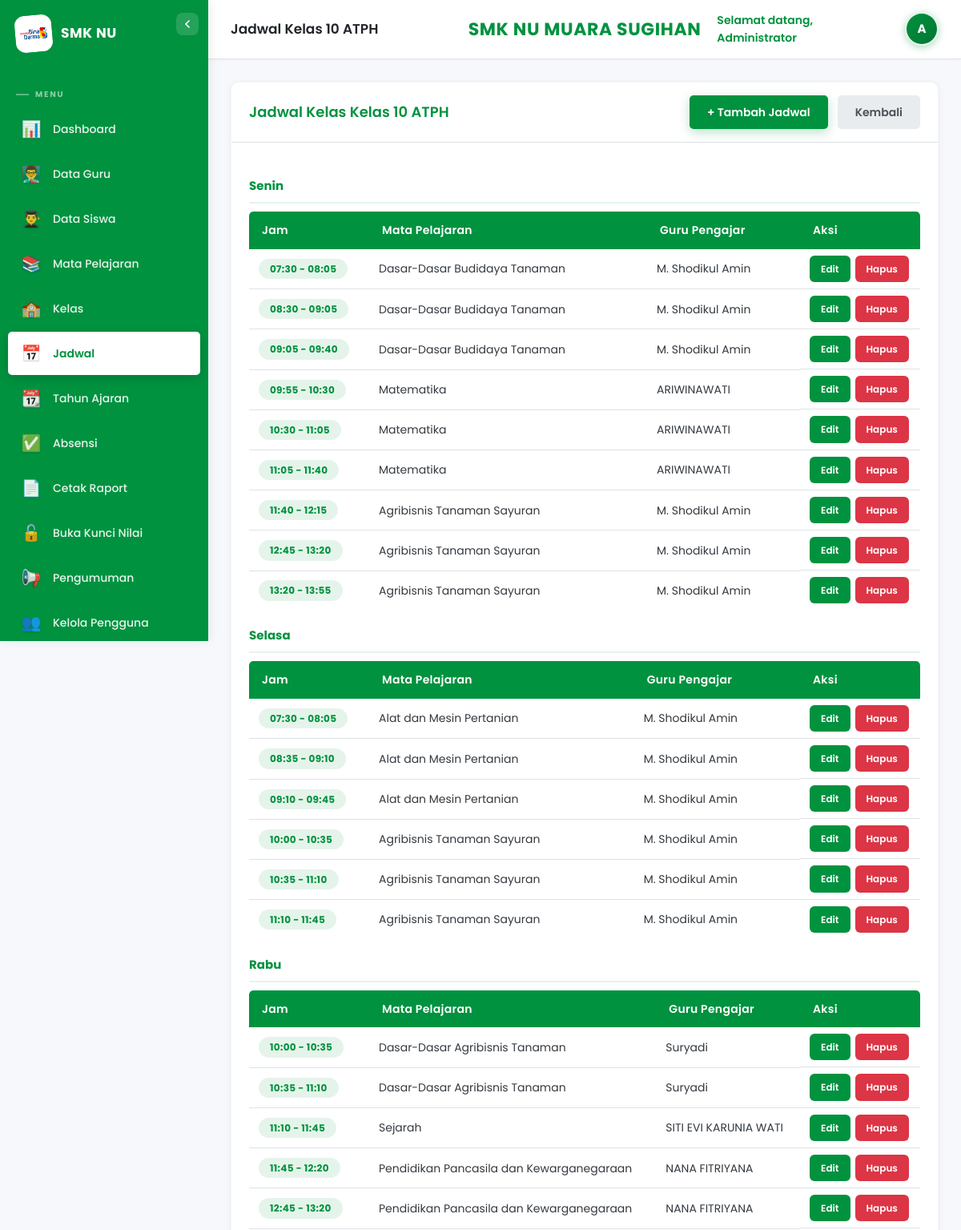
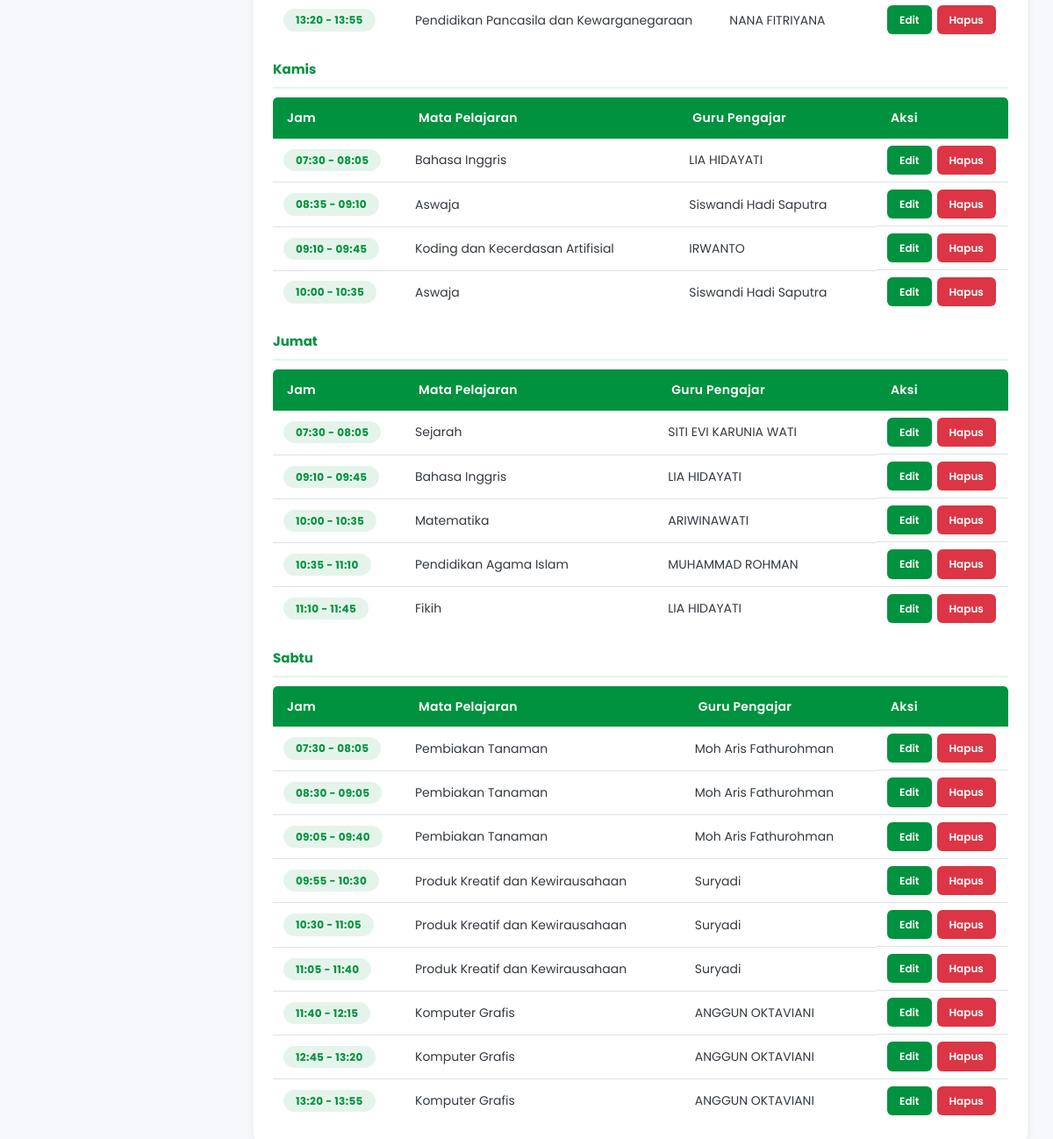
The app's page /public/index.php?page=jadwal&action=detail&id=4 (signed in) with its own data (2 pictures, top to bottom).
### tables this page shows
CREATE TABLE `kelas` (
  `id` int NOT NULL,
  `kode_kelas` varchar(20) NOT NULL,
  `nama_kelas` varchar(50) NOT NULL,
  `wali_kelas_id` int DEFAULT NULL,
  `tahun_ajaran_id` int NOT NULL,
  `created_at` timestamp NOT NULL DEFAULT CURRENT_TIMESTAMP,
  `updated_at` timestamp NOT NULL DEFAULT CURRENT_TIMESTAMP ON UPDATE CURRENT_TIMESTAMP
);

CREATE TABLE `jadwal` (
  `id` int NOT NULL,
  `kelas_id` int NOT NULL,
  `mapel_id` int NOT NULL,
  `guru_id` int NOT NULL,
  `hari` enum('Senin','Selasa','Rabu','Kamis','Jumat','Sabtu') NOT NULL,
  `jam_mulai` time NOT NULL,
  `jam_selesai` time NOT NULL,
  `created_at` timestamp NOT NULL DEFAULT CURRENT_TIMESTAMP,
  `updated_at` timestamp NOT NULL DEFAULT CURRENT_TIMESTAMP ON UPDATE CURRENT_TIMESTAMP
);

CREATE TABLE `mapel` (
  `id` int NOT NULL,
  `kode_mapel` varchar(20) NOT NULL,
  `nama_mapel` varchar(100) NOT NULL,
  `semester` enum('ganjil','genap') NOT NULL,
  `tingkat` enum('X','XI','XII') NOT NULL,
  `tahun_ajaran_id` int NOT NULL,
  `created_at` timestamp NOT NULL DEFAULT CURRENT_TIMESTAMP,
  `updated_at` timestamp NOT NULL DEFAULT CURRENT_TIMESTAMP ON UPDATE CURRENT_TIMESTAMP
);

CREATE TABLE `guru` (
  `id` int NOT NULL,
  `kode_guru` varchar(20) NOT NULL,
  `user_id` int DEFAULT NULL,
  `nama` varchar(100) NOT NULL,
  `jenis_kelamin` enum('Laki-Laki','Perempuan') NOT NULL,
  `tempat_lahir` varchar(100) DEFAULT NULL,
  `tanggal_lahir` date DEFAULT NULL,
  `alamat` text,
  `no_hp` varchar(20) DEFAULT NULL,
  `email` varchar(100) DEFAULT NULL,
  `agama` varchar(20) DEFAULT NULL,
  `tahun_masuk` year NOT NULL,
  `foto` varchar(255) DEFAULT NULL,
  `nuptk` varchar(20) DEFAULT NULL,
  `nik` varchar(20) DEFAULT NULL,
  `nip` varchar(30) DEFAULT NULL,
  `status_kepegawaian` varchar(50) DEFAULT NULL,
  `jenis_ptk` varchar(50) DEFAULT NULL,
  `gelar` varchar(50) DEFAULT NULL,
  `jenjang_pendidikan` varchar(20) DEFAULT NULL,
  `jurusan_prodi` varchar(100) DEFAULT NULL,
  `tmt_kerja` date DEFAULT NULL,
  `tugas_tambahan` varchar(100) DEFAULT NULL,
  `created_at` timestamp NOT NULL DEFAULT CURRENT_TIMESTAMP,
  `updated_at` timestamp NOT NULL DEFAULT CURRENT_TIMESTAMP ON UPDATE CURRENT_TIMESTAMP
);

### controllers/JadwalController.php (called while the page is built, shortened)
<?php
class JadwalController {
    public function detail($id) {
        $db=getDB();
        $kelas=(new KelasModel())->find($id);
        $jadwal=$db->prepare("SELECT j.*,m.nama_mapel,g.nama as guru_nama FROM jadwal j JOIN mapel m ON j.mapel_id=m.id JOIN guru g ON j.guru_id=g.id WHERE j.kelas_id=? ORDER BY FIELD(j.hari,'Senin','Selasa','Rabu','Kamis','Jumat','Sabtu'),j.jam_mulai");
        $jadwal->execute([$id]); $jadwal=$jadwal->fetchAll();
        $hariList=['Senin','Selasa','Rabu','Kamis','Jumat','Sabtu'];
        require VIEW_PATH.'/admin/jadwal/detail.php';
    }
}

### config/database.php (called while the page is built, shortened)
<?php
function getDB() {
    static $pdo = null;
    if ($pdo === null) {
        try {
            $pdo = new PDO("mysql:host=".DB_HOST.";dbname=".DB_NAME.";charset=utf8mb4", DB_USER, DB_PASS);
            $pdo->setAttribute(PDO::ATTR_ERRMODE, PDO::ERRMODE_EXCEPTION);
            $pdo->setAttribute(PDO::ATTR_DEFAULT_FETCH_MODE, PDO::FETCH_ASSOC);
        } catch (PDOException $e) { die("DB Error: ".$e->getMessage()); }
    }
    return $pdo;
}

### core/Model.php (called while the page is built, shortened)
<?php
class Model {
    protected $db;
    protected $table;
    public function __construct() { $this->db = getDB(); }
    public function find($id) {
        $st=$this->db->prepare("SELECT * FROM {$this->table} WHERE id=?");
        $st->execute([$id]); return $st->fetch();
    }
}

### config/app.php (called while the page is built, shortened)
<?php
function base_url($path='') {
    $script = $_SERVER['SCRIPT_NAME'];
    $base = rtrim(dirname($script), '/');
    return $base.'/'.$path;
}

### core/Auth.php (called while the page is built, shortened)
<?php
class Auth {
    public static function user($k=null) { self::start(); return $k ? ($_SESSION[$k]??null) : ($_SESSION??null); }
}

### views/admin/jadwal/detail.php (the view)
<?php $pageTitle='Jadwal '.$kelas['nama_kelas']; ob_start(); ?>
<div class="card">
    <div class="card-header">
        <h3>Jadwal Kelas <?= htmlspecialchars($kelas['nama_kelas']) ?></h3>
        <div style="display:flex;gap:12px;">
            <a href="<?= base_url('index.php?page=jadwal&action=create&kelas_id='.$kelas['id']) ?>" class="btn btn-primary">+ Tambah Jadwal</a>
            <a href="<?= base_url('index.php?page=jadwal') ?>" class="btn btn-secondary">Kembali</a>
        </div>
    </div>
    <div class="card-body">
        <?php foreach($hariList as $hari): $jadwalHari = array_filter($jadwal, function($j) use ($hari){ return $j['hari']===$hari; }); ?>
            <h4 class="day-title"><?= $hari ?></h4>
            <?php if(empty($jadwalHari)): ?>
                <p class="text-muted" style="padding:8px 12px;background:var(--gray-50);border-radius:var(--radius-sm);">Jadwal belum diinput untuk hari <?= $hari ?></p>
            <?php else: ?>
            <div class="table-responsive"><table class="table table-sm"><thead><tr><th style="width:150px;">Jam</th><th>Mata Pelajaran</th><th>Guru Pengajar</th><th style="width:150px;">Aksi</th></tr></thead><tbody>
                <?php foreach($jadwalHari as $j): ?>
                <tr>
                    <td><span class="role-badge"><?= substr($j['jam_mulai'],0,5).' - '.substr($j['jam_selesai'],0,5) ?></span></td>
                    <td><?= htmlspecialchars($j['nama_mapel']) ?></td>
                    <td><?= htmlspecialchars($j['guru_nama']) ?></td>
                    <td class="actions">
                        <a href="<?= base_url('index.php?page=jadwal&action=edit&id='.$j['id']) ?>" class="btn btn-sm btn-success">Edit</a>
                        <a href="#" onclick="confirmDelete('<?= base_url('index.php?page=jadwal&action=destroy&id='.$j['id']) ?>','Hapus jadwal <?= htmlspecialchars($j['nama_mapel']) ?> hari <?= $hari ?>?'); return false;" class="btn btn-sm btn-danger">Hapus</a>
                    </td>
                </tr>
                <?php endforeach; ?>
            </tbody></table></div>
            <?php endif; ?>
        <?php endforeach; ?>
    </div>
</div>
<?php $content=ob_get_clean(); require VIEW_PATH.'/layouts/admin.php'; ?>

### views/components/header.php (shortened to what this page needs)
<div class="top-header">
    <div class="header-left">
        <h2><?= $pageTitle ?? 'Dashboard' ?></h2>
    </div>
    <div class="header-center">
        <h1>SMK NU MUARA SUGIHAN</h1>
    </div>
    <div class="header-right">
        <span>Selamat datang, <?= htmlspecialchars(Auth::user('nama')) ?></span>
        <div class="profile-dropdown">
            <?php
            $headerFotoUrl = null;
            ?>
            <div class="profile-avatar" onclick="toggleDropdown()" title="Menu profil" style="<?= $headerFotoUrl ? 'background:none;padding:0;' : '' ?>">
                <?php if ($headerFotoUrl): ?>
                    <img src="<?= $headerFotoUrl ?>" alt="Avatar" style="width:36px;height:36px;border-radius:50%;object-fit:cover;">
                <?php else: ?>
                    <?= strtoupper(substr(Auth::user('nama'),0,1)) ?>
                <?php endif; ?>
            </div>
        </div>
    </div>
</div>

### records on screen
kelas: nama_kelas "Jadwal Kelas 10 ATPH", nama_kelas "Kelas 10 ATPH"
jadwal: jam_mulai "07:30", jam_selesai "08:05", mapel.nama_mapel "Dasar-Dasar Budidaya Tanaman", guru.nama "M. Shodikul Amin"
jadwal: jam_mulai "08:30", jam_selesai "09:05", mapel.nama_mapel "Dasar-Dasar Budidaya Tanaman", guru.nama "M. Shodikul Amin"
jadwal: jam_mulai "09:05", jam_selesai "09:40", mapel.nama_mapel "Dasar-Dasar Budidaya Tanaman", guru.nama "M. Shodikul Amin"
jadwal: jam_mulai "09:55", jam_selesai "10:30", mapel.nama_mapel "Matematika", guru.nama "ARIWINAWATI"
jadwal: jam_mulai "10:30", jam_selesai "11:05", mapel.nama_mapel "Matematika", guru.nama "ARIWINAWATI"
jadwal: jam_mulai "11:05", jam_selesai "11:40", mapel.nama_mapel "Matematika", guru.nama "ARIWINAWATI"
jadwal: jam_mulai "11:40", jam_selesai "12:15", mapel.nama_mapel "Agribisnis Tanaman Sayuran", guru.nama "M. Shodikul Amin"
jadwal: jam_mulai "12:45", jam_selesai "13:20", mapel.nama_mapel "Agribisnis Tanaman Sayuran", guru.nama "M. Shodikul Amin"
jadwal: jam_mulai "13:20", jam_selesai "13:55", mapel.nama_mapel "Agribisnis Tanaman Sayuran", guru.nama "M. Shodikul Amin"
jadwal: jam_mulai "07:30", jam_selesai "08:05", mapel.nama_mapel "Alat dan Mesin Pertanian", guru.nama "M. Shodikul Amin"
jadwal: jam_mulai "08:35", jam_selesai "09:10", mapel.nama_mapel "Alat dan Mesin Pertanian", guru.nama "M. Shodikul Amin"
jadwal: jam_mulai "09:10", jam_selesai "09:45", mapel.nama_mapel "Alat dan Mesin Pertanian", guru.nama "M. Shodikul Amin"
jadwal: jam_mulai "10:00", jam_selesai "10:35", mapel.nama_mapel "Agribisnis Tanaman Sayuran", guru.nama "M. Shodikul Amin"
jadwal: jam_mulai "10:35", jam_selesai "11:10", mapel.nama_mapel "Agribisnis Tanaman Sayuran", guru.nama "M. Shodikul Amin"
jadwal: jam_mulai "11:10", jam_selesai "11:45", mapel.nama_mapel "Agribisnis Tanaman Sayuran", guru.nama "M. Shodikul Amin"
jadwal: jam_mulai "10:00", jam_selesai "10:35", mapel.nama_mapel "Dasar-Dasar Agribisnis Tanaman", guru.nama "Suryadi"
jadwal: jam_mulai "10:35", jam_selesai "11:10", mapel.nama_mapel "Dasar-Dasar Agribisnis Tanaman", guru.nama "Suryadi"
jadwal: jam_mulai "11:10", jam_selesai "11:45", mapel.nama_mapel "Sejarah", guru.nama "SITI EVI KARUNIA WATI"
jadwal: jam_mulai "11:45", jam_selesai "12:20", mapel.nama_mapel "Pendidikan Pancasila dan Kewarganegaraan", guru.nama "NANA FITRIYANA"
jadwal: jam_mulai "12:45", jam_selesai "13:20", mapel.nama_mapel "Pendidikan Pancasila dan Kewarganegaraan", guru.nama "NANA FITRIYANA"
jadwal: jam_mulai "13:20", jam_selesai "13:55", mapel.nama_mapel "Pendidikan Pancasila dan Kewarganegaraan", guru.nama "NANA FITRIYANA"
jadwal: jam_mulai "07:30", jam_selesai "08:05", mapel.nama_mapel "Bahasa Inggris", guru.nama "LIA HIDAYATI"
jadwal: jam_mulai "08:35", jam_selesai "09:10", mapel.nama_mapel "Aswaja", guru.nama "Siswandi Hadi Saputra"
jadwal: jam_mulai "09:10", jam_selesai "09:45", mapel.nama_mapel "Koding dan Kecerdasan Artifisial", guru.nama "IRWANTO"
jadwal: jam_mulai "10:00", jam_selesai "10:35", mapel.nama_mapel "Aswaja", guru.nama "Siswandi Hadi Saputra"
jadwal: jam_mulai "07:30", jam_selesai "08:05", mapel.nama_mapel "Sejarah", guru.nama "SITI EVI KARUNIA WATI"
jadwal: jam_mulai "09:10", jam_selesai "09:45", mapel.nama_mapel "Bahasa Inggris", guru.nama "LIA HIDAYATI"
jadwal: jam_mulai "10:00", jam_selesai "10:35", mapel.nama_mapel "Matematika", guru.nama "ARIWINAWATI"
jadwal: jam_mulai "10:35", jam_selesai "11:10", mapel.nama_mapel "Pendidikan Agama Islam", guru.nama "MUHAMMAD ROHMAN"
jadwal: jam_mulai "11:10", jam_selesai "11:45", mapel.nama_mapel "Fikih", guru.nama "LIA HIDAYATI"
jadwal: jam_mulai "07:30", jam_selesai "08:05", mapel.nama_mapel "Pembiakan Tanaman", guru.nama "Moh Aris Fathurohman"
jadwal: jam_mulai "08:30", jam_selesai "09:05", mapel.nama_mapel "Pembiakan Tanaman", guru.nama "Moh Aris Fathurohman"
jadwal: jam_mulai "09:05", jam_selesai "09:40", mapel.nama_mapel "Pembiakan Tanaman", guru.nama "Moh Aris Fathurohman"
jadwal: jam_mulai "09:55", jam_selesai "10:30", mapel.nama_mapel "Produk Kreatif dan Kewirausahaan", guru.nama "Suryadi"
jadwal: jam_mulai "10:30", jam_selesai "11:05", mapel.nama_mapel "Produk Kreatif dan Kewirausahaan", guru.nama "Suryadi"
jadwal: jam_mulai "11:05", jam_selesai "11:40", mapel.nama_mapel "Produk Kreatif dan Kewirausahaan", guru.nama "Suryadi"
jadwal: jam_mulai "11:40", jam_selesai "12:15", mapel.nama_mapel "Komputer Grafis", guru.nama "ANGGUN OKTAVIANI"
jadwal: jam_mulai "12:45", jam_selesai "13:20", mapel.nama_mapel "Komputer Grafis", guru.nama "ANGGUN OKTAVIANI"
jadwal: jam_mulai "13:20", jam_selesai "13:55", mapel.nama_mapel "Komputer Grafis", guru.nama "ANGGUN OKTAVIANI"

### other values on screen
Auth::user('nama') "Administrator"
substr(Auth::user('nama'),0,1) "A"
$hari "Senin"
$hari "Selasa"
$hari "Rabu"
$hari "Kamis"
$hari "Jumat"
$hari "Sabtu"
